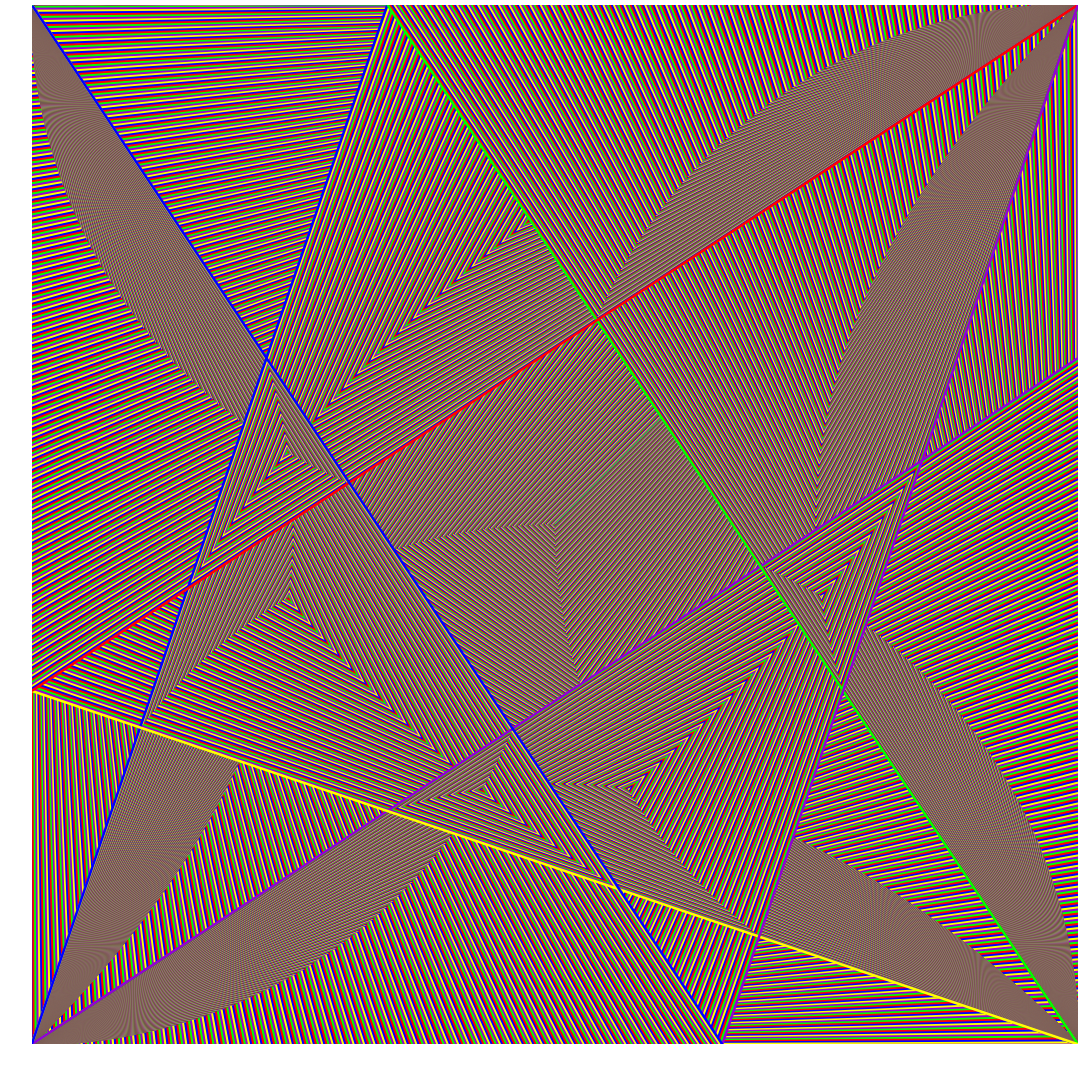

Write Python code to recreate this figure.
import numpy as np
import pylab as pl
from matplotlib import collections  as mc
import matplotlib


#lines = [[(0, 1), (1, 1)], [(2, 3), (3, 3)], [(1, 2), (1, 3)]]
#c = np.array([(0, 0, 0, 1), (0, 1, 0, 1), (0, 0, 1, 1)])

lines = [[(0,0),(1,0)]]
c = np.array([(0.58,0,0.83,1)]) # purple
CC = c
c = np.array([(0,0,1,1)]) # blue
CC = np.append(CC, c, axis=0)
c = np.array([(0,1,0,1)]) # green
CC = np.append(CC, c, axis=0)
c = np.array([(1,1,0,1)]) # yellow
CC = np.append(CC, c, axis=0)
c = np.array([(1,0,0,1)]) # red
CC = np.append(CC, c, axis=0)

CCC = [CC[0]]
cCounter = 0

def lineDraw(x1, y1, x2, y2, colorVec, counter):
	global CCC
	global cCounter
	CCC = np.append(colorVec, [CC[cCounter]], axis=0)
	lines.append([(x1,y1),(x2,y2)])
	cCounter = (counter + 1) % 5
	return
	
m = 0.002
iter = 331
thickness = 1.85

for step in range(0,iter):
	lineDraw(x1=0, y1=0, x2=1, y2=0 + m*step, colorVec=CCC, counter=cCounter) # A
	lineDraw(x1=0, y1=0, x2=1 - m*step, y2=1, colorVec=CCC, counter=cCounter) # B
	lineDraw(x1=1, y1=0, x2=1 - m*step, y2=1, colorVec=CCC, counter=cCounter) # C
	lineDraw(x1=1, y1=0, x2=0, y2=1 - m*step, colorVec=CCC, counter=cCounter) # D
	lineDraw(x1=1, y1=1, x2=0, y2=1 - m*step, colorVec=CCC, counter=cCounter) # E
	lineDraw(x1=1, y1=1, x2=0 + m*step, y2=0, colorVec=CCC, counter=cCounter) # F
	lineDraw(x1=0, y1=1, x2=0 + m*step, y2=0, colorVec=CCC, counter=cCounter) # G
	lineDraw(x1=0, y1=1, x2=1, y2=1 + m*step, colorVec=CCC, counter=cCounter) # H

lc = mc.LineCollection(lines, colors=CCC, linewidths=thickness)
fig, ax = pl.subplots()
fig.set_size_inches(13.5, 13.5)
ax.add_collection(lc)
pl.axis('off')
pl.savefig('rainbow.png', pad_inches=0, bbox_inches='tight')
pl.show()
